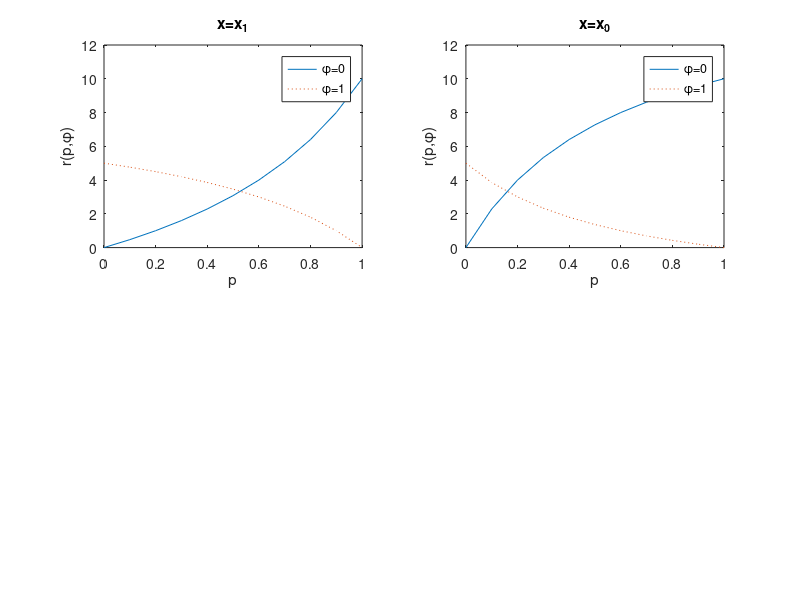
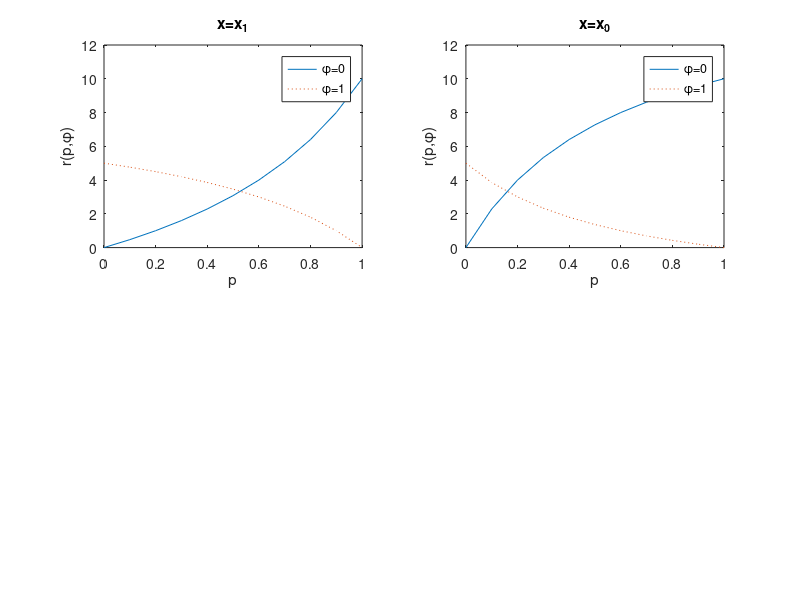
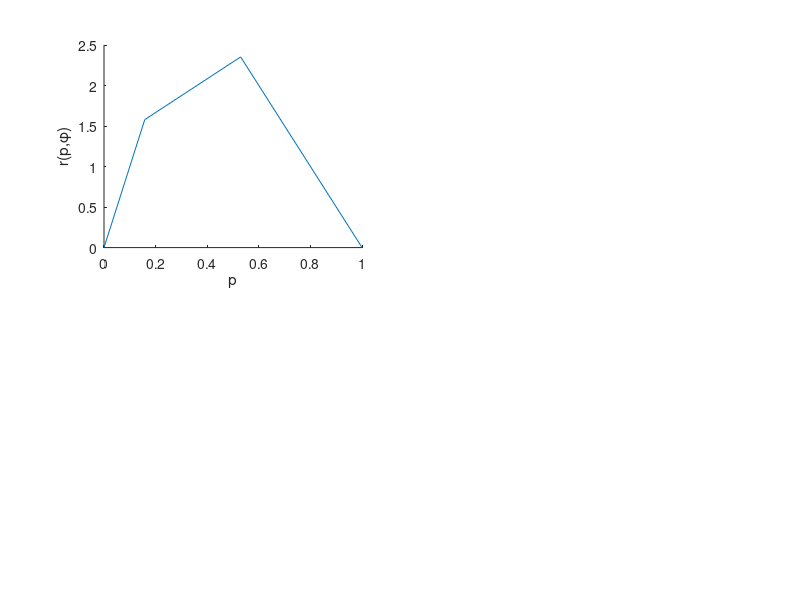
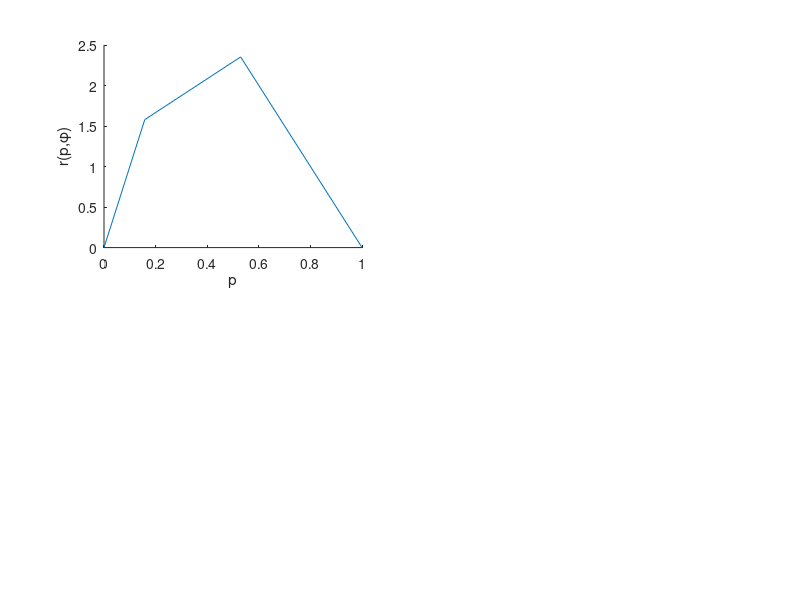

MATLAB code for these plots, in order:
% Bayes decision tests

% Copyright 1999 by Todd K. Moon

L00 = 0;  L01 = 5;
L10 = 10; L11 = 0;

tau = 0:.1:1;
 
L1 = L10;
L0 = L01;

R1 = L1* 1/3*tau ./(3/4*(1-tau) + 1/3*tau);
R2 = L0*3/4*(1-tau)./ (3/4*(1-tau) + 1/3*tau);
subplot(2,2,1);
plot(tau,R1,tau,R2,':')
L1 = L11;
L0 = L01;
title('x=x_1')
xlabel('p')
ylabel('r(p,\phi)')
legend('\phi=0','\phi=1')
hold on

L1 = L10;
L0 = L01;

R1 = L1* 2/3*tau ./(1/4*(1-tau) + 2/3*tau);
R2 = L0*1/4*(1-tau) ./ (1/4*(1-tau) + 2/3*tau);
subplot(2,2,2);
plot(tau,R1,tau,R2,':')
title('x=x_0')
xlabel('p')
ylabel('r(p,\phi)')
legend('\phi=0','\phi=1')
input('press return to save')
print -dps ../pictures/bayes1.ps
print -deps ../pictures/bayes1.eps

input('press return for next plot')
  
clf
subplot(2,2,1)
line([0 3/19],[0,10*3/19]);
line([3/19 9/17],[10*3/19 (5/4 + 25/12 * 9/17)]);
line([9/17 1],[(5/4 + 25/12 * 9/17) 0])
xlabel('p')
ylabel('r(p,\phi)')
print -dps ../pictures/bayes3.ps
print -deps ../pictures/bayes3.eps
